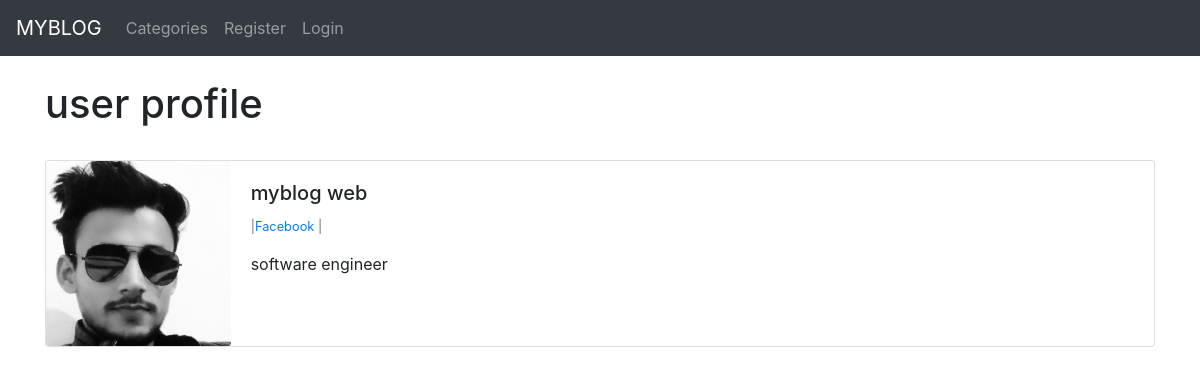
Screenshot of /members/2/profile/ with the database file from the repository.
### myblog/models.py (models this page shows, shortened)
class Profile(models.Model):
    user = models.OneToOneField(User,null=True,on_delete=models.CASCADE)
    bio =  models.TextField()
    profile_pic = models.ImageField(null=True,blank=True,upload_to="images/profile/")
    website_url = models.CharField(max_length=255,null=True,blank=True)
    fb_url = models.CharField(max_length=255, null=True, blank=True)
    instagram_url = models.CharField(max_length=255, null=True, blank=True)
    pinterest_url = models.CharField(max_length=255, null=True, blank=True)

### members/views.py (the view)
# urls.py: path('<int:pk>/profile/',ShowProfilePageView.as_view(),name='show_profile_page'),
class ShowProfilePageView(DetailView):
    model = Profile
    template_name = 'registration/user_profile.html'
    def get_context_data(self, *args, **kwargs):
        context = super(ShowProfilePageView, self).get_context_data(*args, **kwargs)
        page_user = get_object_or_404(Profile,id=self.kwargs['pk'])
        context["page_user"] = page_user
        return context

### members/templates/registration/user_profile.html (shortened to what this page needs)
{% extends 'myblog/base.html' %}
{% load static %}
{% block content %}
<h1> user profile </h1>
<br/>
<div class="card mb-3">
  <div class="row no-gutters">
    <div class="col-md-2">
        {% if page_user.profile_pic %}
      <img src="{{ page_user.profile_pic.url }}" class="card-img">
{% else %}
      <img src="{% static 'theblog/images/ud.jpg' %}" class="card-img">
        {% endif %}
    </div>
    <div class="col-md-10">
      <div class="card-body">
        <h5 class="card-title">
            {{ page_user.user.first_name }}
            {{ page_user.user.last_name }}
        </h5>
          <p class="small text-muted">
              {% if page_user.fb_url %}
              |<a href="{{ post.author.profile.fb_url }}">Facebook </a>|
                {% endif %}
          </p>
        <p class="card-text">
            {{ page_user.bio }}
        </p>
      </div>
    </div>
  </div>
</div>
{% endblock %}

### rows the page displays
Profile: profile_pic (picture), user.first_name "myblog", user.last_name "web", bio "software engineer"
